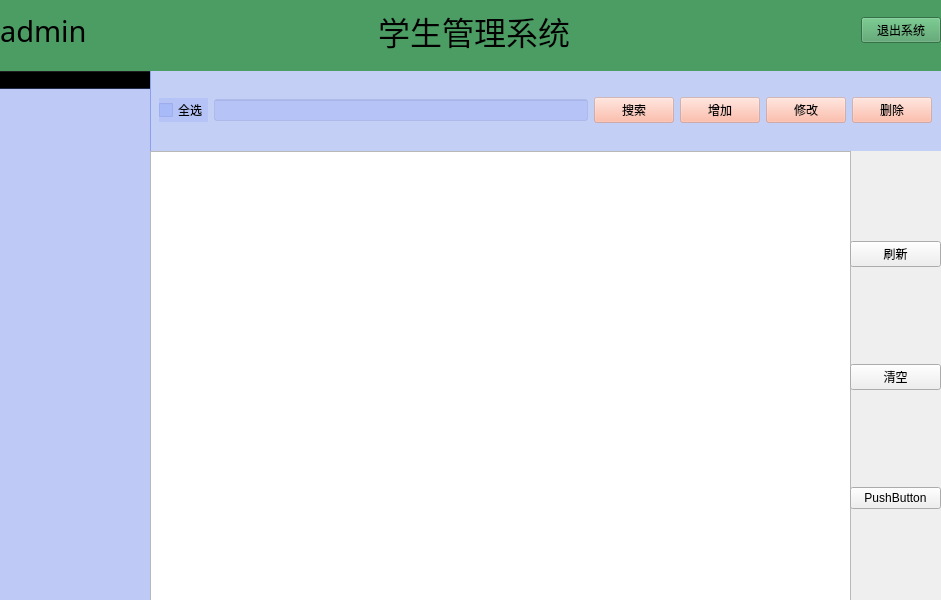
<?xml version="1.0" encoding="UTF-8"?>
<ui version="4.0">
 <class>MainWindow</class>
 <widget class="QMainWindow" name="MainWindow">
  <property name="geometry">
   <rect>
    <x>0</x>
    <y>0</y>
    <width>941</width>
    <height>600</height>
   </rect>
  </property>
  <property name="windowTitle">
   <string>学生管理系统</string>
  </property>
  <widget class="QWidget" name="centralwidget">
   <widget class="QTreeWidget" name="treeWidget">
    <property name="geometry">
     <rect>
      <x>-10</x>
      <y>70</y>
      <width>161</width>
      <height>531</height>
     </rect>
    </property>
    <property name="styleSheet">
     <string notr="true">background-color: rgba(116, 146, 255, 100);
</string>
    </property>
    <column>
     <property name="text">
      <string notr="true">1</string>
     </property>
    </column>
   </widget>
   <widget class="QStackedWidget" name="stackedWidget">
    <property name="geometry">
     <rect>
      <x>150</x>
      <y>70</y>
      <width>791</width>
      <height>81</height>
     </rect>
    </property>
    <property name="styleSheet">
     <string notr="true">background-color: rgba(116, 146, 255, 50);</string>
    </property>
    <widget class="QWidget" name="page">
     <layout class="QHBoxLayout" name="horizontalLayout_2">
      <item>
       <widget class="QCheckBox" name="checkBox">
        <property name="text">
         <string>全选</string>
        </property>
       </widget>
      </item>
      <item>
       <widget class="QLineEdit" name="searchLineEdit"/>
      </item>
      <item>
       <widget class="QPushButton" name="searchButton">
        <property name="styleSheet">
         <string notr="true">background-color:rgba(255, 172, 147, 100)</string>
        </property>
        <property name="text">
         <string>搜索</string>
        </property>
       </widget>
      </item>
      <item>
       <widget class="QPushButton" name="addButton">
        <property name="styleSheet">
         <string notr="true">background-color:rgba(255, 172, 147, 100)</string>
        </property>
        <property name="text">
         <string>增加</string>
        </property>
       </widget>
      </item>
      <item>
       <widget class="QPushButton" name="updateButton">
        <property name="styleSheet">
         <string notr="true">background-color:rgba(255, 172, 147, 100)</string>
        </property>
        <property name="text">
         <string>修改</string>
        </property>
       </widget>
      </item>
      <item>
       <widget class="QPushButton" name="deleteButton">
        <property name="styleSheet">
         <string notr="true">background-color:rgba(255, 172, 147, 100)</string>
        </property>
        <property name="text">
         <string>删除</string>
        </property>
       </widget>
      </item>
     </layout>
    </widget>
    <widget class="QWidget" name="page_2"/>
   </widget>
   <widget class="QWidget" name="widget" native="true">
    <property name="geometry">
     <rect>
      <x>0</x>
      <y>-10</y>
      <width>941</width>
      <height>81</height>
     </rect>
    </property>
    <property name="styleSheet">
     <string notr="true">background-color:rgb(76, 157, 100)</string>
    </property>
    <layout class="QHBoxLayout" name="horizontalLayout">
     <item>
      <widget class="QLabel" name="userLabel">
       <property name="font">
        <font>
         <family>黑体</family>
         <pointsize>22</pointsize>
        </font>
       </property>
       <property name="text">
        <string>admin</string>
       </property>
      </widget>
     </item>
     <item>
      <spacer name="horizontalSpacer">
       <property name="orientation">
        <enum>Qt::Horizontal</enum>
       </property>
       <property name="sizeHint" stdset="0">
        <size>
         <width>206</width>
         <height>20</height>
        </size>
       </property>
      </spacer>
     </item>
     <item>
      <widget class="QLabel" name="titleLabel">
       <property name="font">
        <font>
         <family>华文彩云</family>
         <pointsize>24</pointsize>
        </font>
       </property>
       <property name="text">
        <string>学生管理系统</string>
       </property>
      </widget>
     </item>
     <item>
      <spacer name="horizontalSpacer_2">
       <property name="orientation">
        <enum>Qt::Horizontal</enum>
       </property>
       <property name="sizeHint" stdset="0">
        <size>
         <width>205</width>
         <height>20</height>
        </size>
       </property>
      </spacer>
     </item>
     <item>
      <widget class="QPushButton" name="exitSystem">
       <property name="text">
        <string>退出系统</string>
       </property>
      </widget>
     </item>
    </layout>
   </widget>
   <widget class="QTableWidget" name="tableWidget">
    <property name="geometry">
     <rect>
      <x>150</x>
      <y>151</y>
      <width>701</width>
      <height>451</height>
     </rect>
    </property>
    <attribute name="verticalHeaderVisible">
     <bool>false</bool>
    </attribute>
   </widget>
   <widget class="QWidget" name="verticalLayoutWidget">
    <property name="geometry">
     <rect>
      <x>850</x>
      <y>150</y>
      <width>91</width>
      <height>451</height>
     </rect>
    </property>
    <layout class="QVBoxLayout" name="verticalLayout">
     <item>
      <widget class="QPushButton" name="refreshButon">
       <property name="text">
        <string>刷新</string>
       </property>
      </widget>
     </item>
     <item>
      <widget class="QPushButton" name="clearButton">
       <property name="text">
        <string>清空</string>
       </property>
      </widget>
     </item>
     <item>
      <widget class="QPushButton" name="pushButton">
       <property name="text">
        <string>PushButton</string>
       </property>
      </widget>
     </item>
    </layout>
   </widget>
  </widget>
 </widget>
 <resources/>
 <connections/>
</ui>
